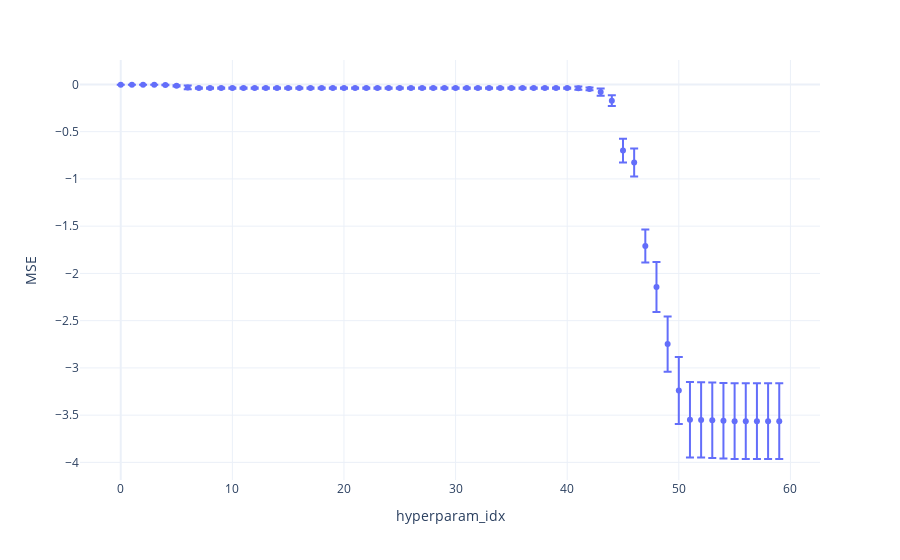

The cell this chart's notebook holds for it:
### Markdown cell above
# Models

## SVM

### Code cell
from sklearn.svm import SVR
from sklearn.multioutput import MultiOutputRegressor

# Define parameters space
param_grid = [
    {
        "svm__estimator__C" : stats.uniform(0.1,100), 
        "svm__estimator__kernel" : ["linear"]
    },
    {
        "svm__estimator__C" : stats.loguniform(0.1, 100), 
        "svm__estimator__gamma" : stats.loguniform(0.0001, 10), 
        "svm__estimator__kernel" : ["poly","rbf"]
    }
]

search = train_model(
    param_grid=param_grid, 
    estimator = MultiOutputRegressor(estimator = SVR()),
    estimator_name = "svm",
    train_set=(X_train, y_train)
)

print(f"Best Params : {search.best_params_}")
print(f"Best train score : {search.best_score_}")

cv_results, p = get_cv_result(search)
#print(results.head())
p.show()

### Figure 1 — Plotly figure (JSON) as saved in the notebook; plotly's stock layout.template omitted (floating-point values rounded to 4 significant figures)
{"data": [{"error_y": {"array": [0.0005605, 0.0005633, 0.0005722, 0.0005618, 0.00238, 0.006514, 0.02054, 0.006265, 0.006248, 0.006179, 0.006289, 0.006283, 0.006232, 0.006292, 0.006368, 0.006671, 0.006684, 0.006677, 0.006667, 0.006609, 0.006669, 0.006598, 0.006619, 0.006653, 0.00664, 0.006565, 0.006644, 0.006633, 0.006636, 0.006621, 0.006666, 0.006632, 0.006621, 0.006639, 0.006597, 0.00665, 0.006623, 0.006631, 0.006622, 0.006593, 0.006617, 0.01664, 0.01474, 0.03907, 0.05704, 0.1251, 0.1486, 0.1748, 0.2648, 0.2923, 0.3547, 0.399, 0.3985, 0.3991, 0.3998, 0.4004, 0.4004, 0.4004, 0.4004, 0.4004]}, "hovertemplate": "x=%{x}<br>y=%{y}<extra></extra>", "legendgroup": "", "marker": {"color": "#636efa", "symbol": "circle"}, "mode": "markers", "name": "", "orientation": "v", "showlegend": false, "type": "scatter", "x": [0, 1, 2, 3, 4, 5, 6, 7, 8, 9, 10, 11, 12, 13, 14, 15, 16, 17, 18, 19, 20, 21, 22, 23, 24, 25, 26, 27, 28, 29, 30, 31, 32, 33, 34, 35, 36, 37, 38, 39, 40, 41, 42, 43, 44, 45, 46, 47, 48, 49, 50, 51, 52, 53, 54, 55, 56, 57, 58, 59], "xaxis": "x", "y": [-0.003518, -0.003522, -0.003555, -0.003556, -0.006778, -0.01498, -0.03178, -0.03861, -0.03869, -0.03871, -0.03872, -0.03874, -0.03874, -0.03876, -0.03883, -0.03892, -0.03895, -0.03896, -0.03896, -0.03897, -0.03897, -0.03897, -0.03897, -0.03898, -0.03898, -0.03898, -0.03898, -0.03898, -0.03898, -0.03898, -0.03898, -0.03899, -0.03899, -0.039, -0.039, -0.039, -0.039, -0.039, -0.03901, -0.03901, -0.03902, -0.03974, -0.0473, -0.08132, -0.1717, -0.7, -0.8258, -1.71, -2.144, -2.747, -3.239, -3.549, -3.55, -3.555, -3.559, -3.564, -3.564, -3.564, -3.564, -3.564], "yaxis": "y"}], "layout": {"legend": {"tracegroupgap": 0}, "margin": {"t": 60}, "xaxis": {"anchor": "y", "domain": [0, 1], "title": {"text": "hyperparam_idx"}}, "yaxis": {"anchor": "x", "domain": [0, 1], "title": {"text": "MSE"}}}}
